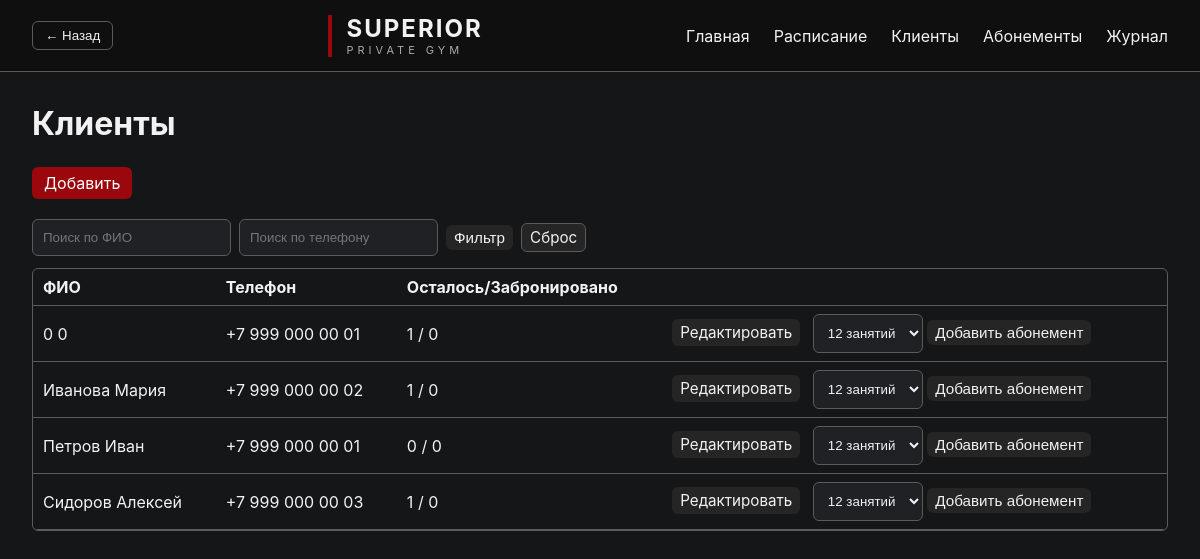
The app's page /clients with its own data.
### app.py (models this page shows, shortened)
class Client(Base):
    __tablename__ = "clients"
    id = Column(Integer, primary_key=True)
    first_name = Column(String, nullable=True)
    last_name = Column(String, nullable=True)
    patronymic = Column(String, nullable=True)
    birth_year = Column(Integer, nullable=True)
    birth_place = Column(String, nullable=True)
    phone = Column(String, nullable=True)
    name = Column(String, nullable=True)
    remaining_sessions = Column(Integer, default=1)

### app.py (the view)
@app.get("/clients")
def clients_page(
    request: Request,
    db: Session = Depends(get_db),
    q_name: str = "",
    q_phone: str = "",
):
    query = db.query(Client)
    if q_name:
        pat = f"%{q_name}%"
        query = query.filter(
            or_(
                Client.name.ilike(pat),
                Client.first_name.ilike(pat),
                Client.last_name.ilike(pat),
            )
        )
    if q_phone:
        digits = ''.join(ch for ch in q_phone if ch.isdigit())
        if digits:
            query = query.filter(Client.phone.ilike(f"%{digits}%") | Client.phone.ilike(f"%{q_phone}%"))
        else:
            query = query.filter(Client.phone.ilike(f"%{q_phone}%"))
    clients = query.order_by(Client.last_name, Client.first_name).limit(1000).all()
    now_dt = datetime.now()
    client_rows = []
    for c in clients:
        booked_future = (
            db.query(Booking)
            .join(Slot, Booking.slot_id == Slot.id)
            .filter(Booking.client_id == c.id, Slot.start_time >= now_dt)
            .count()
        )
        client_rows.append({"client": c, "booked_future": booked_future})
    return templates.TemplateResponse(
        request=request,
        name="clients.html",
        context={
            "client_rows": client_rows,
            "q_name": q_name,
            "q_phone": q_phone,
        },
    )

### templates/clients.html (shortened to what this page needs)
{% extends "base.html" %}
{% block content %}
<div class="page-title">
    <h1>Клиенты</h1>
</div>
<div style="margin-top:16px;">
    <a class="btn" href="/clients/create">Добавить</a>
</div>
<br>
<div class="page-controls">
    <form method="get" action="/clients" class="form-row" style="flex-direction:row;gap:8px;align-items:center;">
        <input class="field" type="search" name="q_name" placeholder="Поиск по ФИО" value="{{ q_name or '' }}" />
        <input class="field" type="search" name="q_phone" placeholder="Поиск по телефону" value="{{ q_phone or '' }}" />
        <button class="btn btn--small" type="submit">Фильтр</button>
        <a class="btn btn--ghost btn--small" href="/clients">Сброс</a>
    </form>
</div>
<div class="clients-list">
    <div class="clients-table-wrapper">
    <table class="clients-table">
        <thead>
            <tr><th>ФИО</th><th>Телефон</th><th>Осталось/Забронировано</th><th></th></tr>
        </thead>
        <tbody>
        {% for row in client_rows %}
            {% set client = row.client %}
            <tr>
                <td>{{ client.fio() }}</td>
                <td>{{ client.phone|format_phone }}</td>
                <td>
                    {{ client.remaining_sessions or 0 }} / {{ row.booked_future }}
                </td>
                <td>
                    <a class="btn btn--small" href="/clients/edit/{{ client.id }}">Редактировать</a>
                    <form method="post" action="/clients/add_subscription" style="display:inline;margin-left:8px;">
                        <select name="package" class="field" style="display:inline-block;width:auto;">
                            <option value="12">12 занятий</option>
                        </select>
                        <button class="btn btn--small" type="submit">Добавить абонемент</button>
                    </form>
                </td>
            </tr>
        {% endfor %}
        </tbody>
    </table>
    </div>
</div>
{% endblock %}

### static/style.css (style rules this page uses)
:root { --bg: #151618; --surface: #1F2124; --surface-hover: #252525; --text: #f2f2f2; --muted: #aaaaaa; --accent: #9A070D; --accent-hover: #B10A11; --accent-soft: rgba(154,7,13,.15); --warm_1: #8A6A4A; --warm_2: #7B5A3D; --green: #3c8f3f; --border: #5B5B5B; --radius: 6px; --radius-lg: 10px; --pad: 10px; --pad-lg: 20px; --btn-pad: 6px 12px; --row-height: 41px; --wrapper-rows: 10; }
.btn { display: inline-block; padding: var(--btn-pad); border-radius: var(--radius); background: var(--accent); color: white; border: none; cursor: pointer; text-decoration: none; text-align: center; }
.btn--ghost { background: transparent; border: 1px solid var(--border); color: var(--text); }
.btn--small { padding: 4px 8px; font-size: 0.95rem; background: var(--surface-hover); color: var(--text); border-radius: var(--radius); text-decoration: none; }
.form-row { display: flex; flex-direction: column; gap: 6px; margin-bottom: 12px; }
.field { padding: var(--pad); border-radius: var(--radius); border: 1px solid var(--border); background: var(--surface); color: var(--text); }
* { margin: 0; padding: 0; box-sizing: border-box; }
body { background: var(--bg); color: var(--text); font-family: Inter, Arial, sans-serif; min-height: 100vh; }
form { display: flex; gap: 12px; align-items: center; }
select, input, textarea { background: var(--surface); color: var(--text); border: 1px solid var(--border); padding: var(--pad); border-radius: var(--radius); }
button { background: var(--accent); color: white; border: none; border-radius: var(--radius); padding: var(--btn-pad); cursor: pointer; }
.page-title { margin-bottom: 24px; display: flex; justify-content: space-between; align-items: center; }
.clients-table-wrapper { max-height: calc(var(--row-height) * var(--wrapper-rows)); overflow: auto; border: 1px solid var(--border); border-radius: var(--radius); }
.clients-table tbody tr { height: var(--row-height); }
.btn--small, .small-btn { padding: 4px 8px; font-size: 0.95rem; background: var(--surface-hover); color: var(--text); border-radius: var(--radius); text-decoration: none; display: inline-block; }
.clients-table { width: 100%; border-collapse: collapse; }
.clients-table th, .clients-table td { padding: 8px 10px; border-bottom: 1px solid var(--border); text-align: left; }

### records on screen
Client: fio "0 0", phone "+7 999 000 00 01", remaining_sessions "1"
Client: fio "Иванова Мария", phone "+7 999 000 00 02", remaining_sessions "1"
Client: fio "Петров Иван", phone "+7 999 000 00 01", remaining_sessions "0"
Client: fio "Сидоров Алексей", phone "+7 999 000 00 03", remaining_sessions "1"

### other values on screen
{{ row.booked_future }} "0" "0" "0" "0"
